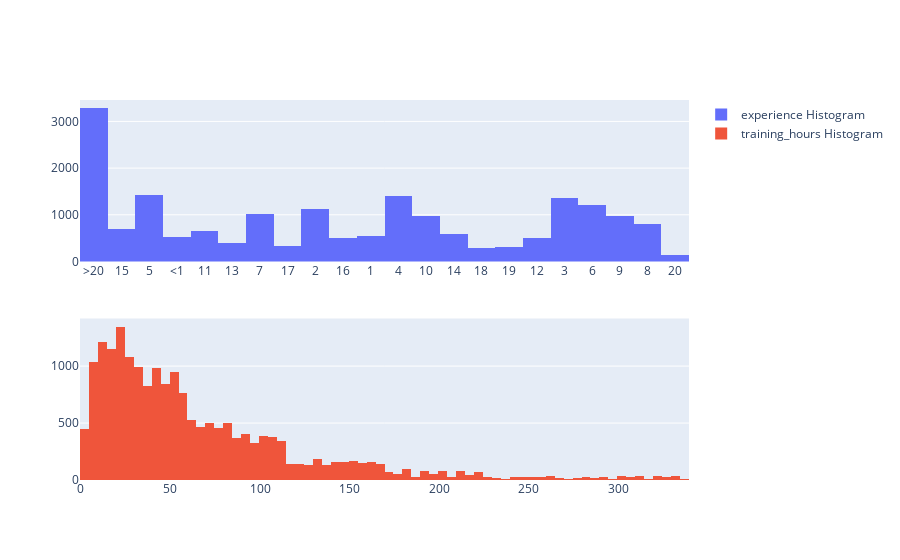

The notebook cell this image was saved under:
### Code cell
fig = make_subplots(rows=2, cols=1)

tr1=go.Histogram(x=df['experience'],name='experience Histogram')
tr2=go.Histogram(x=df['training_hours'],name='training_hours Histogram')

fig.add_trace(tr1,row=1,col=1)
fig.add_trace(tr2,row=2,col=1)
fig.show()

### Figure 1 — Plotly figure (JSON) as saved in the notebook; plotly's stock layout.template omitted (floating-point values rounded to 4 significant figures; data arrays with more than 128 entries replaced by an {"elided": "..."} marker saying what was removed)
{"data": [{"name": "experience Histogram", "type": "histogram", "x": {"elided": "19158 str values"}, "xaxis": "x", "yaxis": "y"}, {"name": "training_hours Histogram", "type": "histogram", "x": {"elided": "19158 int values"}, "xaxis": "x2", "yaxis": "y2"}], "layout": {"xaxis": {"anchor": "y", "domain": [0, 1]}, "xaxis2": {"anchor": "y2", "domain": [0, 1]}, "yaxis": {"anchor": "x", "domain": [0.575, 1]}, "yaxis2": {"anchor": "x2", "domain": [0, 0.425]}}}
